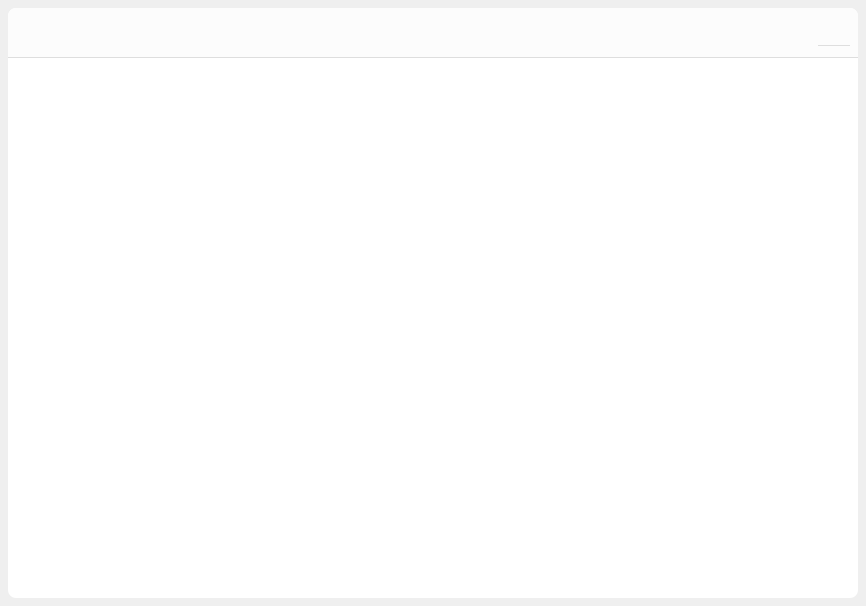
<?xml version="1.0" encoding="UTF-8"?>
<ui version="4.0">
 <class>EntComWidget</class>
 <widget class="QWidget" name="EntComWidget">
  <property name="geometry">
   <rect>
    <x>0</x>
    <y>0</y>
    <width>866</width>
    <height>606</height>
   </rect>
  </property>
  <property name="sizePolicy">
   <sizepolicy hsizetype="Fixed" vsizetype="Fixed">
    <horstretch>0</horstretch>
    <verstretch>0</verstretch>
   </sizepolicy>
  </property>
  <property name="minimumSize">
   <size>
    <width>866</width>
    <height>536</height>
   </size>
  </property>
  <property name="maximumSize">
   <size>
    <width>866</width>
    <height>606</height>
   </size>
  </property>
  <property name="windowTitle">
   <string>EntComWidget</string>
  </property>
  <property name="styleSheet">
   <string notr="true"/>
  </property>
  <layout class="QVBoxLayout" name="verticalLayout">
   <property name="spacing">
    <number>0</number>
   </property>
   <property name="leftMargin">
    <number>8</number>
   </property>
   <property name="topMargin">
    <number>8</number>
   </property>
   <property name="rightMargin">
    <number>8</number>
   </property>
   <property name="bottomMargin">
    <number>8</number>
   </property>
   <item>
    <widget class="QWidget" name="FilletWidget" native="true">
     <property name="styleSheet">
      <string notr="true">border-radius:8px;
background-color: rgb(255, 255, 255);</string>
     </property>
     <widget class="QWidget" name="TopWidget" native="true">
      <property name="geometry">
       <rect>
        <x>0</x>
        <y>0</y>
        <width>850</width>
        <height>50</height>
       </rect>
      </property>
      <property name="sizePolicy">
       <sizepolicy hsizetype="Fixed" vsizetype="Fixed">
        <horstretch>0</horstretch>
        <verstretch>0</verstretch>
       </sizepolicy>
      </property>
      <property name="minimumSize">
       <size>
        <width>850</width>
        <height>50</height>
       </size>
      </property>
      <property name="maximumSize">
       <size>
        <width>850</width>
        <height>50</height>
       </size>
      </property>
      <property name="styleSheet">
       <string notr="true">background-color: rgb(252, 252, 252);
border-bottom:1px solid rgb(222, 222, 222);
border-bottom-right-radius:0px;
border-bottom-left-radius:0px;</string>
      </property>
      <widget class="QLabel" name="labelTitle">
       <property name="geometry">
        <rect>
         <x>21</x>
         <y>15</y>
         <width>80</width>
         <height>18</height>
        </rect>
       </property>
       <property name="sizePolicy">
        <sizepolicy hsizetype="Fixed" vsizetype="Fixed">
         <horstretch>0</horstretch>
         <verstretch>0</verstretch>
        </sizepolicy>
       </property>
       <property name="minimumSize">
        <size>
         <width>80</width>
         <height>18</height>
        </size>
       </property>
       <property name="maximumSize">
        <size>
         <width>80</width>
         <height>18</height>
        </size>
       </property>
       <property name="styleSheet">
        <string notr="true">font: 16px &quot;微软雅黑&quot;;
color: rgb(51, 51, 51);
border-bottom:0px;</string>
       </property>
       <property name="text">
        <string/>
       </property>
      </widget>
      <widget class="QPushButton" name="closeButton">
       <property name="geometry">
        <rect>
         <x>810</x>
         <y>10</y>
         <width>32</width>
         <height>28</height>
        </rect>
       </property>
       <property name="sizePolicy">
        <sizepolicy hsizetype="Fixed" vsizetype="Fixed">
         <horstretch>0</horstretch>
         <verstretch>0</verstretch>
        </sizepolicy>
       </property>
       <property name="minimumSize">
        <size>
         <width>32</width>
         <height>28</height>
        </size>
       </property>
       <property name="maximumSize">
        <size>
         <width>32</width>
         <height>28</height>
        </size>
       </property>
       <property name="styleSheet">
        <string notr="true">QPushButton#closeButton{border-image: url(:/EntCenterWidget/image/close.png);}
QPushButton#closeButton:hover,pressed{border-image: url(:/EntCenterWidget/image/close_sel.png);};</string>
       </property>
       <property name="text">
        <string/>
       </property>
      </widget>
     </widget>
    </widget>
   </item>
  </layout>
 </widget>
 <layoutdefault spacing="6" margin="11"/>
 <resources>
  <include location="EntCenterWidget.qrc"/>
 </resources>
 <connections/>
</ui>
